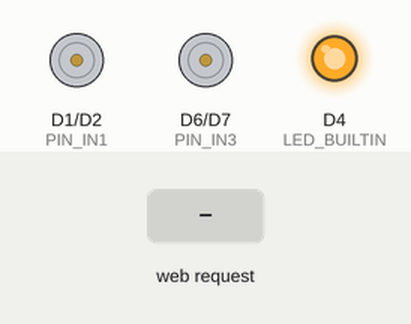
The sketch below on a simulated ESP8266 (NodeMCU). On the bench: motor-driver pin pairs drawn as motors (green arrow = first pin HIGH = forward, orange = second pin HIGH = backward, longer = more drive, scaled by the enable pin), output pins drawn as LEDs (lit = HIGH, except the on-board LED, lit = LOW). Inputs (shaded band) come from the test bench. What the sketch prints to the serial monitor is not drawn.

Above: at 1.2 s.
1.3 s: HTTP request GET /move?left=1&right=1 received
2.8 s: HTTP request GET /move?left=120&right=120 received
Timing chart, 0 to 5.8 s (numbered marks = the images above; inputs shaded):
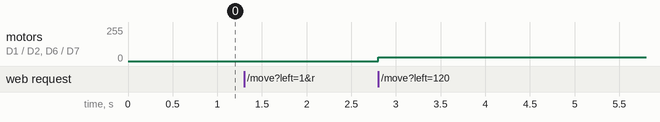

Measured:
- after the input at 2.8 s, motor on D1 (PIN_IN1) / D2 (PIN_IN2), motor on D6 (PIN_IN3) / D7 (PIN_IN4): stopped → forward 29/255 at once

The sketch:

main.ino
```cpp
#include <ESP8266WiFi.h>
#include <ESP8266WebServer.h>
#include <ESP8266mDNS.h>

// --- Configuration ---
const char* WIFI_AP_SSID = "micro_rover";
const char* WIFI_AP_PASS = "12345678";
const char* WIFI_STA_SSID = "YOUR_WIFI_ID";
const char* WIFI_STA_PASS = "YOUR_WIFI_PASSWORD";
const char* MDNS_NAME     = "micro-rover";

// --- Hardware Pins ---
const int PIN_IN1 = D1;
const int PIN_IN2 = D2;
const int PIN_IN3 = D6;
const int PIN_IN4 = D7;
const int PIN_ENA = D0;
const int PIN_ENB = D5;

const int MAX_PWM = 1023;

ESP8266WebServer server(80);
extern const char INDEX_HTML[] PROGMEM;

// --- Arduino Lifecycle ---

void setup() {
    Serial.begin(115200);

    // Pin Initialization
    pinMode(LED_BUILTIN, OUTPUT);
    pinMode(PIN_IN1, OUTPUT); pinMode(PIN_IN2, OUTPUT);
    pinMode(PIN_IN3, OUTPUT); pinMode(PIN_IN4, OUTPUT);
    pinMode(PIN_ENA, OUTPUT); pinMode(PIN_ENB, OUTPUT);

    stopMotors();

    // WiFi Setup
    WiFi.mode(WIFI_AP);
    WiFi.softAP(WIFI_AP_SSID, WIFI_AP_PASS);

    Serial.printf("\nAccess Point Started! AP IP: %s\n",
                  WiFi.softAPIP().toString().c_str());

    if (MDNS.begin(MDNS_NAME)) {
        Serial.printf("mDNS: http://%s.local\n", MDNS_NAME);
    }

    server.on("/", handleRoot);
    server.on("/move", handleMove);
    server.begin();

    Serial.println("Web Server Started");
}

void loop() {
    server.handleClient();
    MDNS.update();
}

// --- Motor Control Helpers ---

void setMotor(int in1, int in2, int enablePin, int speedValue) {
    speedValue = constrain(speedValue, -MAX_PWM, MAX_PWM);

    if (speedValue > 0) {
        digitalWrite(in1, HIGH);
        digitalWrite(in2, LOW);
        analogWrite(enablePin, speedValue);
    } else if (speedValue < 0) {
        digitalWrite(in1, LOW);
        digitalWrite(in2, HIGH);
        analogWrite(enablePin, -speedValue);
    } else {
        digitalWrite(in1, LOW);
        digitalWrite(in2, LOW);
        analogWrite(enablePin, 0);
    }
}

void moveRover(int leftSpeed, int rightSpeed) {
    setMotor(PIN_IN1, PIN_IN2, PIN_ENA, leftSpeed);
    setMotor(PIN_IN3, PIN_IN4, PIN_ENB, rightSpeed);
}

void stopMotors() {
    moveRover(0, 0);
}

// --- Web Server Handlers ---

void handleRoot() {
    server.send_P(200, "text/html", INDEX_HTML);
}

void handleMove() {
    if (server.hasArg("left") && server.hasArg("right")) {
        moveRover(server.arg("left").toInt(), server.arg("right").toInt());
        server.send(200, "text/plain", "OK");
    } else {
        server.send(400, "text/plain", "Bad Request");
    }
}

// --- HTML Content ---

const char INDEX_HTML[] PROGMEM = R"=====(
<!DOCTYPE html>
<html>
<head>
    <title>Zade - Differential Drive Rover</title>
    <meta name="viewport" content="width=device-width, initial-scale=1">
    <style>
        body { margin:0; background:#111; color:white; font-family:Arial; text-align:center; }
        h1 { margin-top:20px; }
        #joystickContainer { width:300px; height:300px; background:#222; border-radius:50%; margin:40px auto; position:relative; touch-action:none; }
        #joystick { width:100px; height:100px; background:#3498db; border-radius:50%; position:absolute; left:100px; top:100px; }
        #trajectoryCanvas { background: #000; border: 1px solid #444; margin-top: 20px; border-radius: 8px; max-width: 90vw; }
        .info { font-size:20px; margin-top:20px; }
        button { background: #3498db; color: white; border: none; padding: 10px 20px; font-size: 16px; border-radius: 5px; cursor: pointer; margin: 10px; transition: background 0.3s; }
        button:hover { background: #2980b9; }
        button.active { background: #ff4757; }
    </style>
</head>
<body>
    <h1>Control Zade</h1>
    <div id="joystickContainer"><div id="joystick"></div></div>
    <div class="info">Drag joystick to move rover</div>
    <canvas id="trajectoryCanvas" width="400" height="400"></canvas>
    <br>
    <button onclick="resetTrajectory()">Reset Trajectory</button>
    <button id="drawBtn" onclick="toggleDrawMode()">Draw Mode: OFF</button>
    <button id="tiltBtn" onclick="toggleTiltControl()">Tilt Control: OFF</button>
    <button onclick="followDrawnPath()">Follow Path</button>
    <script>
        const joy = document.getElementById("joystick");
        const container = document.getElementById("joystickContainer");
        const canvas = document.getElementById("trajectoryCanvas");
        const ctx = canvas.getContext("2d");

        let dragging = false;
        let drawMode = false;
        let tiltEnabled = false;
        let drawnPath = []; // Stores {forward, turn} commands
        let drawnPathCoordinates = []; // Stores {x, y} for visual representation of the drawn path
        let simulatedDrawX = 0; // Temporary for drawing simulation
        let simulatedDrawY = 0; // Temporary for drawing simulation
        let simulatedDrawHeading = 0; // Temporary for drawing simulation
        let isFollowing = false;
        let targetPointIndex = 0;
        const centerX = 150, centerY = 150, maxRadius = 100;
        const speedScale = 0.0015; // Global constant for movement simulation
        const turnScale = 0.000006; // Global constant for movement simulation
        let curL = 0, curR = 0;
        let roverX = canvas.width / 2;
        let roverY = canvas.height / 2;
        let roverHeading = -Math.PI / 2;
        let path = [{x: roverX, y: roverY}];

        function sendMotor(left, right) {
            console.log(`Command sent: L=${left}, R=${right}`);
            fetch(`/move?left=${left}&right=${right}`)
                .catch(err => {
                    console.error("Communication error with rover:", err);
                });
        }

        function moveJoystick(x, y) { joy.style.left = (x - 50) + "px"; joy.style.top = (y - 50) + "px"; }

        function resetTrajectory() {
            roverX = canvas.width / 2;
            roverY = canvas.height / 2;
            roverHeading = -Math.PI / 2;
            path = [{x: roverX, y: roverY}];
        }

        function toggleDrawMode() {
            drawMode = !drawMode;
            document.getElementById('drawBtn').innerText = `Draw Mode: ${drawMode ? 'ON' : 'OFF'}`;
            document.getElementById('drawBtn').classList.toggle('active', drawMode);
            if(drawMode) {
                stop(); // Ensure real motors stop before drawing starts
                drawnPath = [];
                drawnPathCoordinates = [{x: roverX, y: roverY}]; // Start drawing from current rover position
                simulatedDrawX = roverX; simulatedDrawY = roverY; simulatedDrawHeading = roverHeading;
            }
        }

        function toggleTiltControl() {
            if (!tiltEnabled && typeof DeviceOrientationEvent.requestPermission === 'function') {
                DeviceOrientationEvent.requestPermission().then(response => {
                    if (response == 'granted') { tiltEnabled = true; startTilt(); }
                });
            } else {
                tiltEnabled = !tiltEnabled;
                if(tiltEnabled) startTilt();
            }
            document.getElementById('tiltBtn').innerText = `Tilt Control: ${tiltEnabled ? 'ON' : 'OFF'}`;
            document.getElementById('tiltBtn').classList.toggle('active', tiltEnabled);
        }

        function startTilt() {
            window.addEventListener('deviceorientation', (e) => {
                if(!tiltEnabled || dragging) return;
                // Beta: Front-to-back tilt (-90 to 90), Gamma: Left-to-right (-90 to 90)
                let forward = Math.max(-1, Math.min(1, e.beta / 45));
                let turn = Math.max(-1, Math.min(1, e.gamma / 45));

                updateMotorValues(forward, turn);
                moveJoystick(centerX + turn * maxRadius, centerY - forward * maxRadius);
            });
        }

        function followDrawnPath() {
            if (drawnPath.length < 2) {
                alert("Please draw a path first!");
                return;
            }
            isFollowing = true;
            targetPointIndex = 0;
            executePathStep();
        }

        function executePathStep() {
            if (!isFollowing || targetPointIndex >= drawnPath.length) { stop(); return; }
            const command = drawnPath[targetPointIndex];
            updateMotorValues(command.forward, command.turn);
            targetPointIndex++;
            setTimeout(executePathStep, 50);
        }

        function processJoystick(clientX, clientY) {
            isFollowing = false; // Manual override
            if(drawMode) {
                const rect = container.getBoundingClientRect();
                let dx = clientX - rect.left - centerX;
                let dy = centerY - (clientY - rect.top);
                let distance = Math.sqrt(dx*dx + dy*dy);
                if (distance > maxRadius) { dx *= maxRadius / distance; dy *= maxRadius / distance; }

                let forward = dy / maxRadius;
                let turn = dx / maxRadius;

                drawnPath.push({forward: forward, turn: turn});

                // Simulate movement for drawing the path
                let simulatedL = parseInt((forward + turn) * 1023);
                let simulatedR = parseInt((forward - turn) * 1023);

                const v = (simulatedL + simulatedR) / 2 * speedScale;
                const w = (simulatedL - simulatedR) * turnScale;

                simulatedDrawHeading += w;
                simulatedDrawX += v * Math.cos(simulatedDrawHeading);
                simulatedDrawY += v * Math.sin(simulatedDrawHeading);

                drawnPathCoordinates.push({x: simulatedDrawX, y: simulatedDrawY});
                return; // Do not send motor commands when in draw mode
            }
            const rect = container.getBoundingClientRect();
            let dx = clientX - rect.left - centerX;
            let dy = centerY - (clientY - rect.top);
            let distance = Math.sqrt(dx*dx + dy*dy);
            if (distance > maxRadius) { dx *= maxRadius / distance; dy *= maxRadius / distance; }
            moveJoystick(centerX + dx, centerY - dy);
            let forward = dy / maxRadius, turn = dx / maxRadius;
            updateMotorValues(forward, turn);
        }

        function updateMotorValues(forward, turn) {
            let leftMotor = Math.max(-1, Math.min(1, forward + turn));
            let rightMotor = Math.max(-1, Math.min(1, forward - turn));
            let newL = parseInt(leftMotor * 1023);
            let newR = parseInt(rightMotor * 1023);

            if (newL !== curL || newR !== curR) {
                curL = newL;
                curR = newR;
                sendMotor(curL, curR);
            }
        }

        function updateTrajectory() {
            if (curL !== 0 || curR !== 0) {
                const v = (curL + curR) / 2 * speedScale;
                const w = (curL - curR) * turnScale;

                roverHeading += w;
                roverX += v * Math.cos(roverHeading);
                roverY += v * Math.sin(roverHeading);

                path.push({x: roverX, y: roverY});
                if (path.length > 3000) path.shift();
            }

            ctx.fillStyle = "black";
            ctx.fillRect(0, 0, canvas.width, canvas.height);

            // Draw user-drawn path if it exists
            if (drawnPathCoordinates.length > 0) {
                ctx.strokeStyle = "#f1c40f"; // Yellow for the drawn path
                ctx.beginPath();
                ctx.moveTo(drawnPathCoordinates[0].x, drawnPathCoordinates[0].y);
                drawnPathCoordinates.forEach(p => ctx.lineTo(p.x, p.y));
                ctx.stroke();
            }

            ctx.strokeStyle = "#3498db";
            ctx.lineWidth = 2;
            ctx.beginPath();
            ctx.moveTo(path[0].x, path[0].y);
            for (let i = 1; i < path.length; i++) {
                ctx.lineTo(path[i].x, path[i].y);
            }
            ctx.stroke();

            // Draw Rover Pointer (Orientation)
            ctx.save();
            ctx.translate(roverX, roverY);
            ctx.rotate(roverHeading);
            ctx.fillStyle = "#ff4757"; // Red pointer for visibility
            ctx.beginPath();
            ctx.moveTo(12, 0); // Tip
            ctx.lineTo(-8, -8);
            ctx.lineTo(-8, 8);
            ctx.closePath();
            ctx.fill();
            ctx.restore();

            requestAnimationFrame(updateTrajectory);
        }

        const start = (e) => { dragging = true; processJoystick(e.clientX || e.touches[0].clientX, e.clientY || e.touches[0].clientY); };
        const move = (e) => { if (dragging) { if(e.touches) e.preventDefault(); processJoystick(e.clientX || e.touches[0].clientX, e.clientY || e.touches[0].clientY); } };
        const stop = () => { dragging = false; isFollowing = false; moveJoystick(centerX, centerY); curL = 0; curR = 0; sendMotor(0,0); };

        const keys = {};
        const updateKeyboardControl = () => {
            isFollowing = false; // Manual override
            if (dragging) return; // Joystick takes priority
            let forward = 0, turn = 0;
            if (keys['w'] || keys['arrowup']) forward += 1;
            if (keys['s'] || keys['arrowdown']) forward -= 1;
            if (keys['a'] || keys['arrowleft']) turn -= 1;
            if (keys['d'] || keys['arrowright']) turn += 1;

            if (drawMode) { // If in draw mode, record commands and simulate path
                drawnPath.push({forward: forward, turn: turn});

                // Simulate movement for drawing the path
                let simulatedL = parseInt((forward + turn) * 1023);
                let simulatedR = parseInt((forward - turn) * 1023);

                const v = (simulatedL + simulatedR) / 2 * speedScale;
                const w = (simulatedL - simulatedR) * turnScale;

                simulatedDrawHeading += w;
                simulatedDrawX += v * Math.cos(simulatedDrawHeading);
                simulatedDrawY += v * Math.sin(simulatedDrawHeading);

                drawnPathCoordinates.push({x: simulatedDrawX, y: simulatedDrawY});
                return;
            }

            // Sync keyboard to visual joystick
            moveJoystick(centerX + turn * maxRadius, centerY - forward * maxRadius);
            updateMotorValues(forward, turn);
        };

        document.addEventListener("keydown", (e) => { keys[e.key.toLowerCase()] = true; updateKeyboardControl(); });
        document.addEventListener("keyup", (e) => { keys[e.key.toLowerCase()] = false; updateKeyboardControl(); });

        container.addEventListener("mousedown", start);
        document.addEventListener("mousemove", move);
        document.addEventListener("mouseup", stop);
        container.addEventListener("touchstart", start);
        container.addEventListener("touchmove", move);
        container.addEventListener("touchend", stop);

        updateTrajectory();
    </script>
</body>
</html>
)=====";
```
